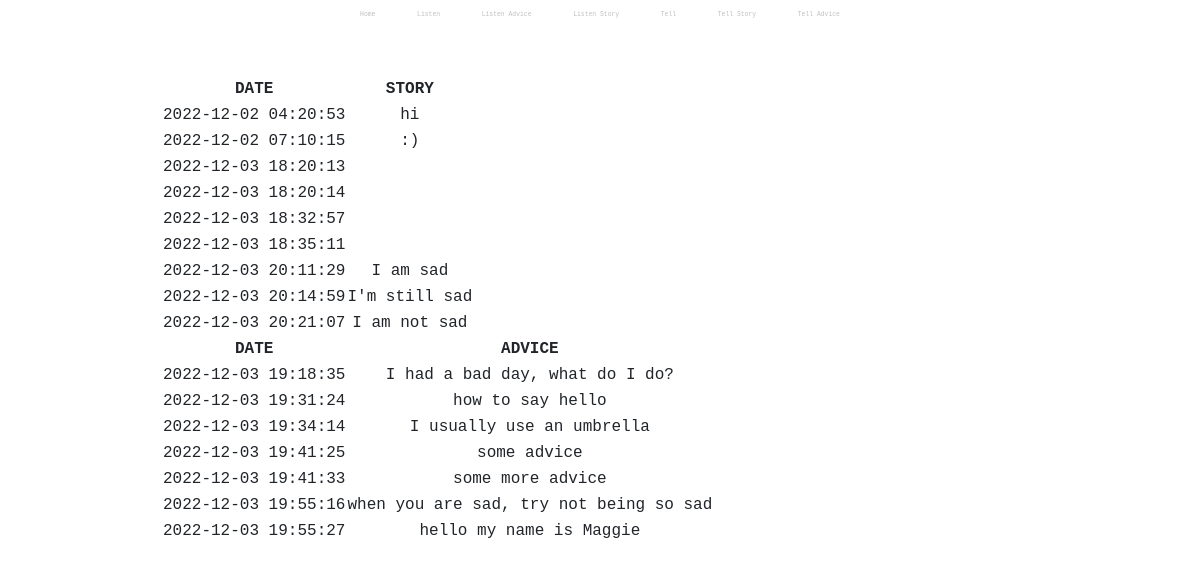
The app's page /listen, older data.
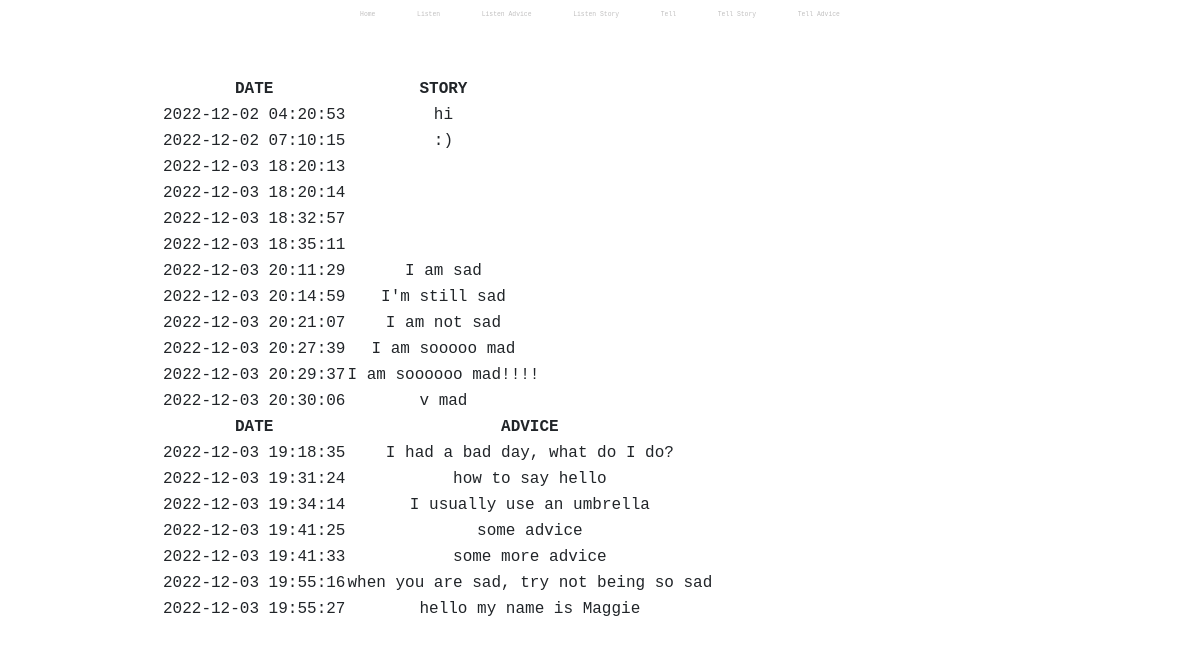
The same page, newer data.
### tables this page shows
CREATE TABLE post (
                    post_id INTEGER NOT NULL UNIQUE,
                    post_entry TEXT NOT NULL,
                    post_time DATETIME NOT NULL DEFAULT CURRENT_TIMESTAMP,
                    post_replyability text,
                    PRIMARY KEY(post_id AUTOINCREMENT)
                );

CREATE TABLE reply (
                    reply_id INTEGER NOT NULL UNIQUE,
                    post_id INTEGER,
                    reply_entry TEXT NOT NULL,
                    reply_time DATETIME NOT NULL DEFAULT CURRENT_TIMESTAMP,
                    PRIMARY KEY(reply_id AUTOINCREMENT),
                    FOREIGN KEY(post_id) REFERENCES post(post_id)
                );

### app.py (the view)
@app.route("/listen")
def listen():
    stories = db.execute("SELECT * FROM post ORDER BY post_time")
    advice = db.execute("SELECT * FROM reply ORDER BY reply_time")
    return render_template("listen.html", stories=stories, advice=advice)

### templates/listen.html (shortened to what this page needs)
{% extends "layout.html" %}
{% block main %}
<table>
    <thead>
        <tr>
        <th>DATE</th>
        <th>STORY</th>
        </tr>
    </thead>
    <tbody>
        {% for i in stories %}
        <tr>
            <td>{{ i.post_time }}</td>
            <td>{{ i.post_entry }}</td>
        </tr>
        {% endfor %}
    </tbody>
</table>
<table>
    <thead>
        <tr>
        <th>DATE</th>
        <th>ADVICE</th>
        </tr>
    </thead>
    <tbody>
        {% for i in advice %}
        <tr>
            <td>{{ i.reply_time }}</td>
            <td>{{ i.reply_entry }}</td>
        </tr>
        {% endfor %}
    </tbody>
</table>
{% endblock %}

### templates/layout.html (shortened to what this page needs)
<!DOCTYPE html>
<html lang="en">
    <head>
        <link href="https://cdn.jsdelivr.net/npm/bootstrap@5.1.3/dist/css/bootstrap.min.css" rel="stylesheet">
        <link href="/static/styles.css" rel="stylesheet">
    </head>
    <body>
        <nav>
            <a class="nav-link" href="/">Home</a>
            <a class="nav-link" href="/listen">Listen</a>
            <a class="nav-link" href="/listen_advice">Listen Advice</a>
            <a class="nav-link" href="/listen_story">Listen Story</a>
            <a class="nav-link" href="/tell">Tell</a>
            <a class="nav-link" href="/tell_story">Tell Story</a>
            <a class="nav-link" href="/tell_advice">Tell Advice</a>
        </nav>
        <main class="container-fluid py-5 text-center">
            {% block main %}{% endblock %}
        </main>
    </body>
</html>

### static/styles.css (style rules this page uses)
body { display: block; margin-left: auto; margin-right: auto; width: 75%; text-align: center; text-decoration: none; font-family: 'andale mono', monospace; }
a { text-decoration: none; }
nav { display: inline-block; text-decoration: none; }
.nav-link { display: inline-block; text-decoration: none; font-size: 40%; color: rgb(193, 192, 192); }

Row changes from the older to the newer data that the page shows:
added post: post_time "2022-12-03 20:27:39", post_entry "I am sooooo mad"
added post: post_time "2022-12-03 20:29:37", post_entry "I am soooooo mad!!!!"
added post: post_time "2022-12-03 20:30:06", post_entry "v mad"
